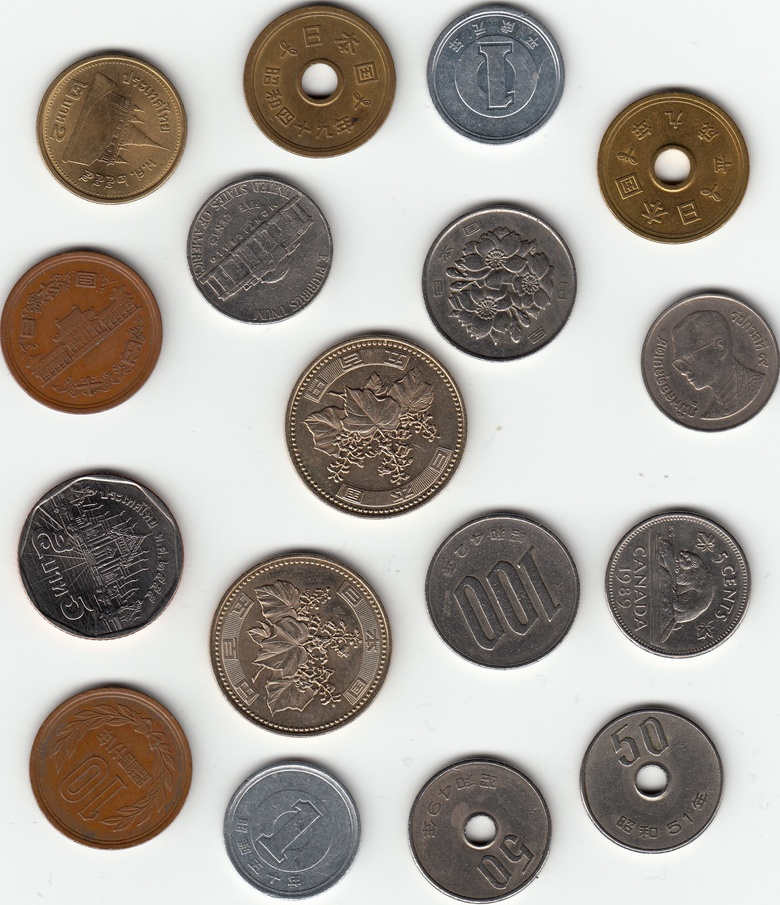
#> input picture Practica 6 - Umbralizacion y operaciones morfologicas/Imagenes/Monedas.jpg, 780 x 905 px, shrunk from 1654 x 1920 before the run; the run also reads 4 pictures not shown here
$ jupyter execute 'Umbralizacion y operaciones morfologicas.ipynb'   (shell and % lines are left out)
#> lines starting #> are read from the running program, lines starting #| are printed output that depends on the picture; after the words box and inside, x2 and y2 are one past the last pixel; in counts of white or black regions, pixels touching at a corner belong together
# Umbralización y Operaciones Morfológicas

En esta práctica, se aprenderán los conceptos de umbralizado y operaciones mofológicas con OpenCV. Se aprenderá a aplicar las siguientes funciones en una imagen:
<ul>
<li>Umbralizado Simple</li>
<li>Umbralizado <i>Otsu</i></li>
<li>Umbralizado Adaptativo</li>
<li>Erosión</li>
<li>Dilatación</li>
<li>Apertura</li>
<li>Cerradura</li>
</ul>

[cell 1]
import cv2
import numpy as np
import matplotlib.pyplot as plt

def plot_img(images, titles):
  fig, axs = plt.subplots(nrows = 1, ncols = len(images), figsize = (20, 20))
  for i, p in enumerate(images):
    axs[i].imshow(cv2.cvtColor(p, cv2.COLOR_BGR2RGB))
    axs[i].set_title(titles[i])
    axs[i].axis('off')
  plt.show()

## Umbralizado

El umbralizado es una técnica sencilla de segmentación utilizada en visión por computadora que permite separar el primer plano y el fondo de la imagen. El umbral es una técnica de OpenCV que asigna los valores de los píxeles en relación con un valor de umbral determinado. Cada valor de píxel se compara con el valor del umbral durante el umbralizado. Si el valor del píxel es menor que el umbral, se establece en 0, de lo contrario se establece en el máximo valor posible (generalmente 255).

<center></center>
<figcaption>Fuente <a href='https://en.wikipedia.org/wiki/Thresholding_(image_processing)'>Wikipedia</a><br>
<a href='https://commons.wikimedia.org/w/index.php?curid=4015420'>Andrew KrizhanovskyРусский: Андрей Крижановский</a></figcaption>

En la visión por computadora, esta técnica de umbralización se realiza en imágenes en escala de grises. Así que inicialmente, la imagen tiene que ser convertida en el espacio de color de escala de grises.

### Tipos de Umbralizado

El umbralizado se clasifica en tres tipos:

<ul>
    <li>El <b>umbralizado simple</b>, en el que damos manualmente los ajustes para segmentar la imagen; esto funciona excepcionalmente bien en situaciones de iluminación controlada en las que podemos asegurar un contraste significativo entre el primer plano y el fondo de la imagen.</li>
    <li>El <b>umbralizado de <i>Otsu</i></b> que intenta ser más dinámico y calcular automáticamente el valor óptimo del umbral en función de la imagen de entrada.</li>
    <li>La <b>umbralización adaptativa</b> divide una imagen en bits más pequeños y umbraliza cada uno de estos componentes por separado y de forma individual, en lugar de intentar umbralizar una imagen de forma global utilizando un único valor.</li>
</ul>

### Umbralizado Global (Simple)

Un ejemplo sencillo de umbralización sería seleccionar un valor de umbral $T$, y luego establecer todas las intensidades de los píxeles menores que $T$ a $0$, y todos los valores de los píxeles mayores que $T$ a $255$. De este modo, podemos crear una representación binaria de la imagen.

$
dst(x,y)=\begin{cases}255 & if\space src(x,y) > T\\0 & de \space lo \space contrario\end{cases}
$

También podríamos aplicar la inversa de esta umbralización estableciendo todos los píxeles menores que $T$ a $255$ y todas las intensidades de los píxeles mayores que $T$ a $0$.

$
dst(x,y)=\begin{cases}255 & if\space src(x,y) < T\\0 & de \space lo \space contrario\end{cases}
$

El umbralizado es una técnica de segmentación muy popular para distinguir un objeto en primer plano de su fondo, veamos un ejemplo de como separar elementos del primer plano y recuperar información.

#### Uso de OpenCV para implementar un umbralizado simple

Se visualiza un código que utiliza métodos simples de umbralización. Para realizar este proceso en OpenCV, se utiliza el comando `cv2.threshold()`, que permite hacer el umbralizado simple. Para este ejemplo se utiliza la siguiente imagen.

<center></center>

#### Sintaxis de Función

``` python
retval, dst = cv2.threshold(src, thresh, maxval, _type)
```

`retval`: Valor de umbral `thresh` introducido en la funcion.<br>
`dst`: Matriz de salida del mismo tamaño y tipo y del mismo número de canales que `src`.

La función tiene **4 argumento de entrada requeridos**:

1. `src`: Imagen de entrada. Es un argumento **obligatorio**.
2. `thresh`: Valor de umbral. Es un argumento **obligatorio**.
3. `maxval`: Valor máximo para los tipos de umbral. Es un argumento **obligatorio**.
4. `_type`: Tipo de umbralizado. Es un argumento **obligatorio**.

**Tipos de umbralizado**
<ul>
<li><code>cv2.THRESH_BINARY</code>: Umbralizado binario
<li><code>cv2.THRESH_BINARY_INV</code>: Umbralizado binario inverso
<li><code>cv2.THRESH_TRUNC</code>: Umbralizado truncado
<li><code>cv2.THRESH_TOZERO</code>: Umbralizado a cero
<li><code>cv2.THRESH_TOZERO_INV</code>: Umbralizado a cero inverso
</ul>

<center></center>

En el siguiente ejemplo de código, se utiliza la función `cv2.threshold()`. Para comenzar, se utiliza el valor $127$ para el umbralizado.

[cell 2]
img = cv2.imread('Imagenes/Monedas.jpg', cv2.IMREAD_GRAYSCALE)
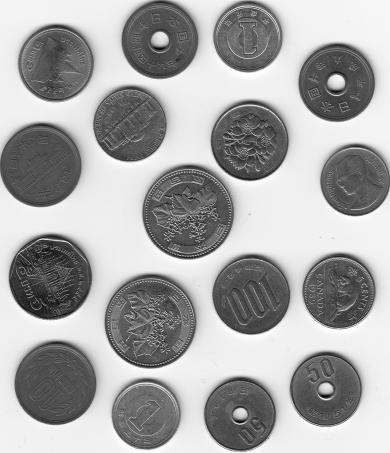
#> img: shape (905, 780) (shown at 1/2 size); min 0, max 255, mean 166.2
retval, img_thresh = cv2.threshold(img, 127, 255, cv2.THRESH_BINARY_INV)
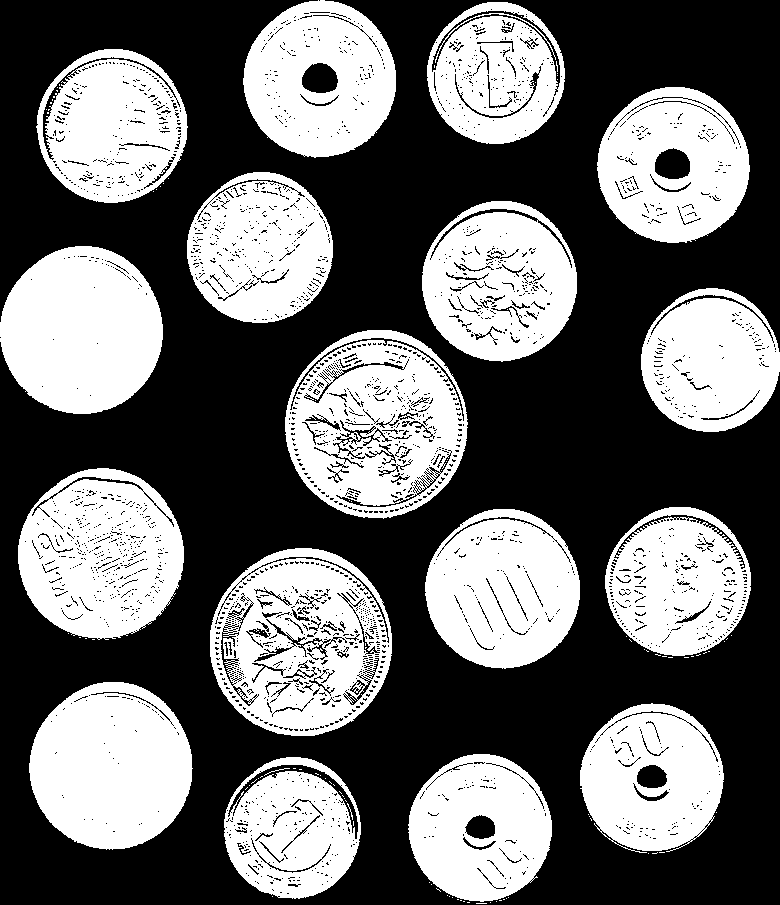
#> img_thresh: shape (905, 780); 42.2% white; 117 white regions (97 under 20 px), largest, box (x1, y1, x2, y2) and area: (285, 330, 468, 519) 22395, (210, 548, 392, 736) 21916, (0, 246, 163, 414) 21276

imagenes = [img, img_thresh]
titulos = ['Original', 'Umbralizado Global (Simple)']

plot_img(imagenes, titulos)
#> the loop in plot_img, `for i, p in enumerate(images):` made 2 passes
#> in plot_img, `plt.show()`:
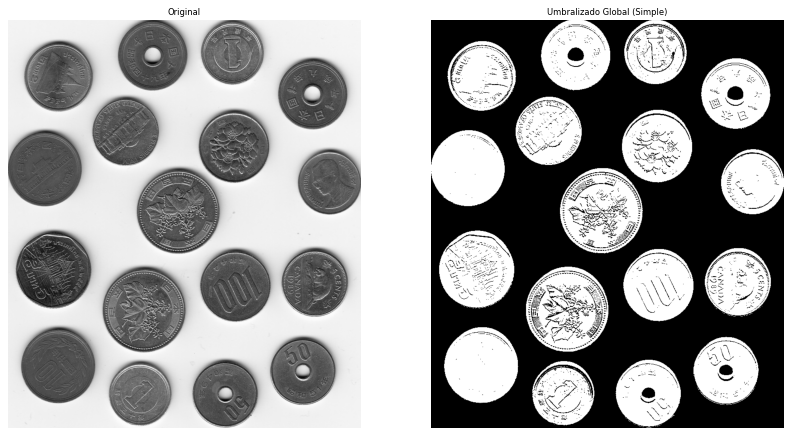
#> figure drawn by matplotlib, 2 panels

Se ha logrado segmentar las monedas del fondo. Aunque esto no parezca especialmente interesante, poder dividir una imagen en secciones es una habilidad muy útil. Esto quedará más claro cuando se profundice en los contornos y los utilicemos para medir e identificar diversos elementos de una imagen.

Para mejorar los resultados, es posible modificar el valor de $T$ hasta obtener un resultado mas preciso, dependiendo de las aplicaciones que se busquen. Sin embargo, este proceso puede ser repetitivo y varía dependiendo de las condiciones de iluminación de la imagen, por lo que no es factible usar el umbralizado simple para programas que corran continuamente.

Por el momento, pasemos a algunas estrategias de umbralización más complejas que no requieren que introduzcamos explícitamente un número $T$.

### Umbralizado <i>Otsu</i>

En la sección anterior sobre umbralización glocal tuvimos que introducir manualmente un valor de umbral $T$. Podríamos forzar este número para fotos básicas en circunstancias de iluminación controlada. Sin embargo, en situaciones del mundo real cuando no tenemos conocimiento previo de las condiciones de iluminación, utilizamos el enfoque de <i>Otsu</i> para calcular automáticamente un valor ideal de $T$.

La técnica de Otsu supone que nuestra imagen tiene dos tipos de píxeles: <b>fondo</b> y <b>primer plano</b>.

Además, la técnica de Otsu supone que el histograma en escala de grises de las intensidades de los píxeles de nuestra imagen es <i>bimodal</i>, lo que implica esencialmente que el histograma tiene dos picos.

A continuación, el método de Otsu calcula un valor de umbral T adecuado basado en el histograma de la escala de grises, de forma que se minimice la variación entre los picos del fondo y del primer plano. La técnica de Otsu, sin embargo, no tiene conocimiento previo de qué píxeles pertenecen al primer plano y cuáles al fondo, sólo intenta separar lo mejor posible los picos del histograma.

La función `cv2.threshold` de OpenCV se utiliza para implementar la técnica de Otsu. Esta vez, enviamos tanto el tipo de umbralización (normal, invertido, etc.) como la bandera de la técnica de Otsu `cv2.THRESH_OTSU` en la entrada de `_type`. Para la segunda opción, teóricamente podríamos proporcionar cualquier valor que deseemos, ya que no se tomará en cuenta para la umbralización.

[cell 3]
retval, otsu = cv2.threshold(img, 0, 255, cv2.THRESH_BINARY_INV | cv2.THRESH_OTSU)
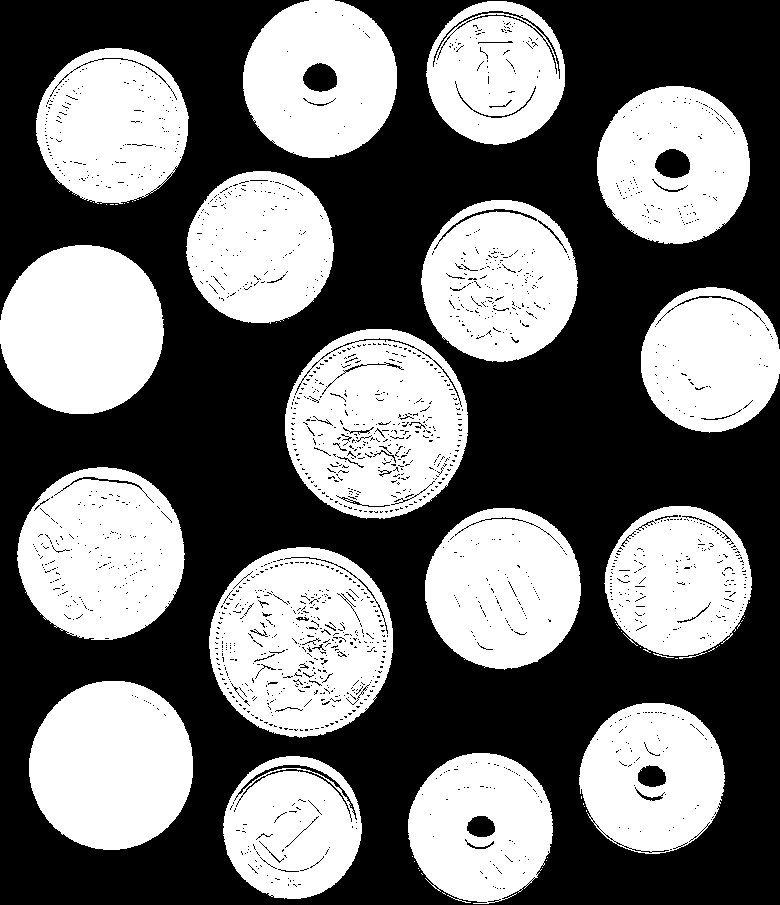
#> otsu: shape (905, 780); 45.5% white; 54 white regions (37 under 20 px), largest, box (x1, y1, x2, y2) and area: (209, 547, 393, 738) 25406, (285, 329, 468, 519) 25061, (17, 467, 185, 640) 22127
#> retval = 159
imagenes.append(otsu)
titulos.append('Umbralizado Otsu')
plot_img(imagenes, titulos)
#> the loop in plot_img (call 2), `for i, p in enumerate(images):` made 3 passes
#> in plot_img (call 2), `plt.show()`:
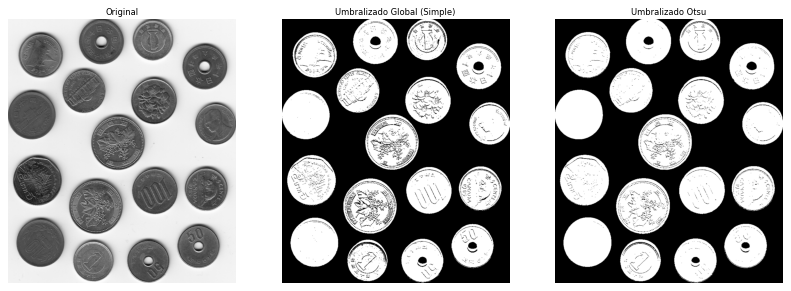
#> figure drawn by matplotlib, 3 panels

Ni siquiera se tuvo que presentar el valor $T$ porque el método de Otsu lo manejó por su cuenta. Aun así, se obtuvo una buena imagen de umbral como resultado. El parámetro devuelto `retval` puede revelar qué valor se utilizó para aplicar el umbral.

[cell 4]
print(retval)
#| 159.0

Vemos que la estimación de Otsu no está tan alejada del valor inicial $T$ que se tomó para el umbralizado simple.

A la vista, el valor de $T$ producido por el enfoque de Otsu puede no ser el óptimo: se puede detectar claramente el relieve en las monedas de la imagen umbralizada. Sin embargo, este número es ideal en el sentido de que hace el mayor trabajo de separación entre el primer plano y el fondo dada una distribución bimodal de los valores de los píxeles en escala de grises.

Si la imagen en escala de grises no tiene una distribución bimodal, el método de Otsu seguirá funcionando, pero puede no proporcionar los resultados deseados. Se pueden encontrar problemas importantes cuando las condiciones de iluminación no son consistentes, como cuando varias secciones de la imagen están más iluminadas que otras.

### Umbralizado adaptativo

Los dos enfoques mencionados anteriormente son técnicas de umbralización global. Lo que significa que se utiliza el mismo valor de $T$ para analizar todos los píxeles de la imagen de entrada, dividiéndolos en primer plano y fondo.

El problema es que tener un solo valor de $T$ puede no ser suficiente. Debido a los cambios en la iluminación, las sombras, etc., un valor de $T$ puede funcionar para una parte de la imagen de entrada pero fallar completamente en otra. En tales circunstancias, se puede utilizar el umbral adaptativo en su lugar.

La umbralización adaptativa, como su nombre indica, tiene en cuenta una pequeña colección de píxeles cercanos a la vez, calcula T para esa región local específica y luego ejecuta la segmentación.
La umbralización adaptativa, dependiendo del proyecto, puede proporcionar una mejor segmentación que los enfoques de umbralización global, como la umbralización básica y la umbralización de Otsu.

### Uso de OpenCV para implementar un umbralizado adaptativo

La umbralización adaptativa determina el valor del umbral para cada píxel de forma individual basándose en una pequeña región a su alrededor. Como resultado, obtenemos varios umbrales para diferentes secciones de la imagen, y esta estrategia funciona bien en fotografías con iluminación variada. Para realizar el umbral adaptativo, OpenCV proporciona la función de umbral adaptativo con el comando `cv2.adaptativeThreshold()`.

#### Sintaxis de Función

``` python
dst = cv2.adaptativeThreshold(src, maxval, adaptativeMethod,  thresholdType, blockSize, C)
```

`dst`: Imagen de destino del mismo tamaño y del mismo tipo que `src`.

La función tiene **5 argumento de entrada requeridos**:

<ol>
<li><code>src</code>: Fuente de imagen monocanal de 8 bits. Es un argumento <b>obligatorio</b>.
<br>
<li><code>maxval</code>: Valor no nulo asignado a los píxeles para los que se cumple la condición. Es un argumento <b>obligatorio</b>.
<br>
<li><code>adaptativeMethod</code>: Algoritmo de umbralización adaptable a utilizar. Es un argumento <b>obligatorio</b>.
    <ul>
    <b>Banderas</b>
    <li><b><code>cv2.ADAPTIVE_THRESH_MEAN_C</code></b>: El valor del umbral T(x,y) es el promedio de la vecindad blockSize×blockSize de (x,y) menos C
    <li><b><code>cv2.ADAPTIVE_THRESH_GAUSSIAN_C</code></b>: El valor umbral T(x,y) es una suma ponderada (correlación cruzada con una ventana gaussiana) de la vecindad blockSize×blockSize de (x,y) menos C.
    </ul>
<br>
<li><code>thresholdType</code>: Tipo de umbral que debe ser <code>THRESH_BINARY</code> o <code>THRESH_BINARY_INV</code>. Es un argumento <b>obligatorio</b>.
<li><code>blockSize</code>: Tamaño de una vecindad de píxeles que se utiliza para calcular un valor de umbral para el píxel: 3, 5, 7, etc. Es un argumento <b>obligatorio</b>.
<li><code>C</code>: Constante que se resta a la media o a la media ponderada. Normalmente, es positiva, pero también puede ser cero o negativa. Es un argumento <b>obligatorio</b>.
</ol>

Esta función se utiliza para arreglar una imagen con iluminación variable, y para poder recuperar información de texto.

<center></center>

[cell 5]
imagenes.clear()
titulos.clear()

img_b = cv2.imread('Imagenes/Pagina Libro B.jpeg', cv2.IMREAD_GRAYSCALE)
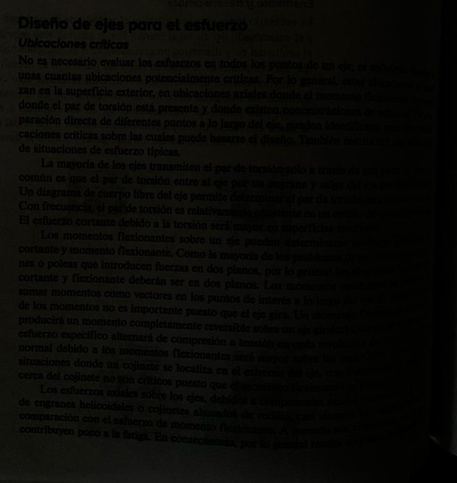
#> input picture Practica 6 - Umbralizacion y operaciones morfologicas/Imagenes/Pagina Libro B.jpeg, 457 x 483 px, shrunk from 969 x 1024 before the run
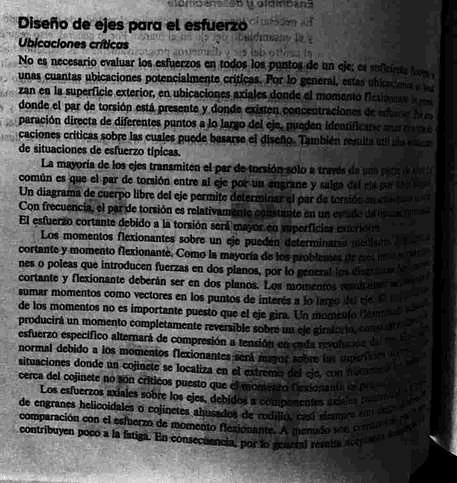
#> img_b: shape (483, 457); min 0, max 30, mean 8.9; drawn with min black and max white

adapt = cv2.adaptiveThreshold(img_b, 255, cv2.ADAPTIVE_THRESH_MEAN_C, cv2.THRESH_BINARY, 99, 2.5)
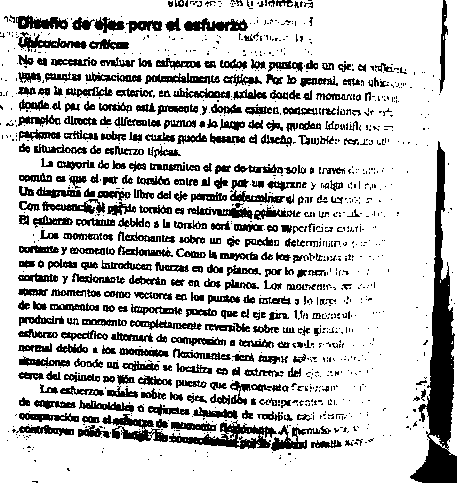
#> adapt: shape (483, 457); 77.3% white; 1156 black regions (812 under 20 px), largest, box (x1, y1, x2, y2) and area: (410, 141, 457, 483) 5757, (169, 420, 277, 449) 1192, (102, 414, 168, 442) 788

imagenes = [img_b, adapt]
titulos = ['Original', 'Umbralizado adaptativo']

plot_img(imagenes, titulos)
#> the loop in plot_img (call 3), `for i, p in enumerate(images):` made 2 passes
#> in plot_img (call 3), `plt.show()`:
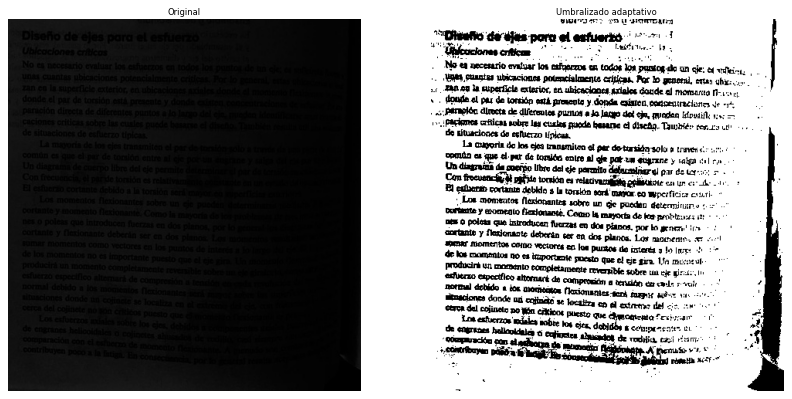
#> figure drawn by matplotlib, 2 panels
imagenes.clear()
titulos.clear()

Se observa que la legibilidad se incrementa considerablemente. Esta estrategia es quizá la más eficaz. Cabe mencionar, sin embargo, que es la más computacionalmente costoso. El texto está bien segmentado. Aun así, hay algunos artefactos y manchas que generan ruido en la imagen. La segmentación resultante puede limpiarse con técnicas morfológicas.

## Operación Morfológicas

Las operaciones morfológicas son técnicas de procesamiento de imágenes que utilizan la forma para procesarlas. Este enfoque de procesamiento se aplica normalmente a las imágenes binarias. Estos procesos de procesamiento de imágenes se utilizan para preprocesar imágenes en escala de grises o binarias para algoritmos OCR, detectar códigos de barras, detectar matrículas, etc. Y, en ciertos casos, el uso de operaciones morfológicas de forma inteligente puede permitirte evitar técnicas de aprendizaje automático y aprendizaje profundo más difíciles (y costosas desde el punto de vista computacional).

Las técnicas morfológicas pueden utilizarse tanto para aumentar como para reducir el tamaño de los objetos en las fotografías. Las técnicas morfológicas también pueden utilizarse para sellar y abrir huecos entre los objetos.

Los procedimientos morfológicos utilizan un elemento estructural para "sondear" una imagen. Este elemento estructural especifica el vecindario que se investigará alrededor de cada píxel. Y podemos alterar nuestra imagen de salida en función de la operación especificada y del tamaño del elemento estructurante.

### Erosión

Una erosión en una imagen "erosiona" y reduce el elemento en primer plano. En pocas palabras, los píxeles cercanos al borde de un objeto en una imagen serán eliminados, "erosionándolo". La erosión funciona especificando un elemento estructural y deslizándolo sobre la imagen de entrada de izquierda a derecha y de arriba a abajo. Sólo si todos los píxeles dentro del elemento estructurante son mayores que cero, se mantendrá un píxel en primer plano en la imagen de entrada. En caso contrario, los píxeles se ponen a $0$ (es decir, de fondo).

La erosión suele implicar la degradación de la superficie exterior de la imagen (del primer plano). Dado que las imágenes binarias sólo tienen dos píxeles (0 y 255), implica sobre todo la degradación del primer plano de la imagen, que debe ser blanco.

### Uso de OpenCV para implementar erosión

Es posible realizar la erosión utilizando la función `cv2.erode()`. La profundidad de la erosión viene determinada por el tamaño y la forma del núcleo especificado. Para definir un núcleo, podemos utilizar el método `ones()` de NumPy. Otras funciones, como los ceros de NumPy, los kernels personalizados y otros, pueden utilizarse para definir kernels basados en la tarea que se está realizando.

#### Sintaxis de Función

``` python
dst = cv2.erode(src, kernel, iterations)
```

`dst`: Imagen de destino del mismo tamaño y del mismo tipo que `src`.

La función tiene **3 argumento de entrada requeridos**:

1. `src`: Imagen de entrada; el número de canales puede ser arbitrario, pero la profundidad debe ser una de <code>CV_8U</code>. Es un argumento **obligatorio**.
2. `kernel`: Elemento estructurador utilizado para la erosión. Si este valor es `None`, se utilizará un elemento estructurador de $3×3$. Es un argumento **obligatorio**.
3. `iterations`: Número de veces que se aplica la erosión.. Es un argumento **obligatorio**.

La erosión puede utilizarse para eliminar pequeñas manchas de una imagen o para separar dos objetos relacionados. Para este ejemplo, sólo se desea observar el efecto sobre el grosor de cada trazo de este caracter Kanji.

<center></center>

[cell 6]
img_kanji = cv2.imread('Imagenes/ai Kanji.png', cv2.IMREAD_GRAYSCALE)
#> (the rest of the program and of its run is left out)
